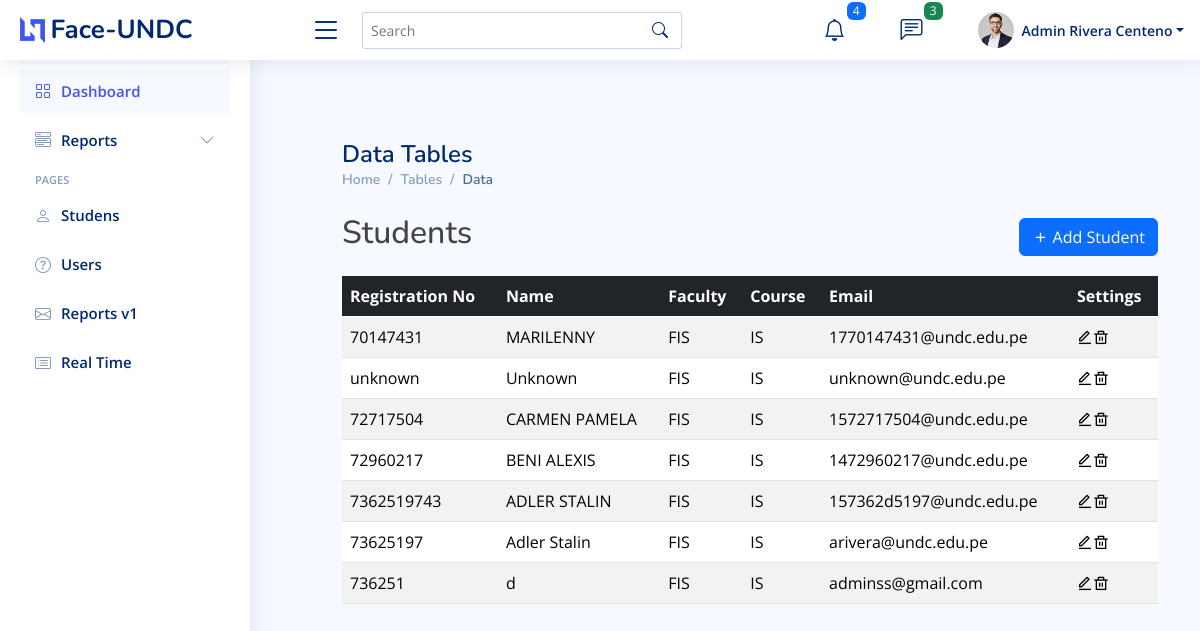
Screenshot of /Admin/createStudent.php (signed in) with the database file from the repository.
### tables this page shows
CREATE TABLE IF NOT EXISTS `tblstudents` (
  `Id` int NOT NULL AUTO_INCREMENT,
  `firstName` varchar(255) NOT NULL,
  `lastName` varchar(255) NOT NULL,
  `registrationNumber` varchar(255) NOT NULL,
  `email` varchar(50) NOT NULL,
  `faculty` varchar(10) NOT NULL,
  `courseCode` varchar(20) NOT NULL,
  `studentImage1` varchar(300) NOT NULL,
  `studentImage2` varchar(300) NOT NULL,
  `studentImage3` varchar(300) NOT NULL,
  `studentImage4` varchar(300) NOT NULL,
  `dateRegistered` varchar(50) NOT NULL,
  PRIMARY KEY (`Id`)
);

### Admin/createStudent.php (the view, shortened to what this page needs)
<?php
include '../Includes/dbcon.php';
?>
<!DOCTYPE html>
<html lang="en">
<head>
    <link href="https://cdn.jsdelivr.net/npm/bootstrap@5.0.2/dist/css/bootstrap.min.css" rel="stylesheet">
    <link href="https://cdnjs.cloudflare.com/ajax/libs/remixicon/4.2.0/remixicon.css" rel="stylesheet">
    <?php include "Includes/head.php";?>
</head>
<body>
    <?php include 'includes/topbar.php';?>
    <section class="main container-fluid">
        <?php include "Includes/sidebar.php"; ?>
        <div class="main-content">
            <main id="main" class="main">
                <div class="pagetitle">
                    <h1>Data Tables</h1>
                    <nav>
                        <ol class="breadcrumb">
                            <li class="breadcrumb-item"><a href="index.html">Home</a></li>
                            <li class="breadcrumb-item">Tables</li>
                            <li class="breadcrumb-item active">Data</li>
                        </ol>
                    </nav>
                </div>
                <div class=" my-4">
                    <div class="d-flex justify-content-between align-items-center mb-3" id="addStudent">
                        <h2 class="section-title">Students</h2>
                        <button class="btn btn-primary" data-bs-toggle="modal" data-bs-target="#addStudentModal"><i
                                class="ri-add-line"></i> Add Student</button>
                    </div>
                    <div class="table-responsive">
                        <table class="table table-striped table-hover">
                            <thead class="table-dark">
                                <tr>
                                    <th>Registration No</th>
                                    <th>Name</th>
                                    <th>Faculty</th>
                                    <th>Course</th>
                                    <th>Email</th>
                                    <th>Settings</th>
                                </tr>
                            </thead>
                            <tbody>
                                <?php
                                $sql = "SELECT * FROM tblstudents";
                                $result = $conn->query($sql);
                                if ($result->num_rows > 0) {
                                    while ($row = $result->fetch_assoc()) {
                                        echo "<tr>";
                                        echo "<td>" . $row["registrationNumber"] . "</td>";
                                        echo "<td>" . $row["firstName"] . "</td>";
                                        echo "<td>" . $row["faculty"] . "</td>";
                                        echo "<td>" . $row["courseCode"] . "</td>";
                                        echo "<td>" . $row["email"] . "</td>";
                                        echo "<td><span><i class='ri-edit-line edit'></i><i class='ri-delete-bin-line delete'></i></span></td>";
                                        echo "</tr>";
                                    }
                                } else {
                                    echo "<tr><td colspan='6'>No records found</td></tr>";
                                }
                            ?>
                            </tbody>
                        </table>
                    </div>
                </div>
            </main>
        </div>
    </section>
</body>
</html>

### Admin/Includes/topbar.php (shortened to what this page needs)
<?php
$fullName = "";
if (isset($_SESSION['userId'])) {
    $userId = $conn->real_escape_string($_SESSION['userId']);
    $query = "SELECT * FROM tbladmin WHERE Id = $userId";
    $rs = $conn->query($query);
    if ($rs) {
        $num = $rs->num_rows;
        if ($num > 0) {
            $row = $rs->fetch_assoc();
            $fullName = $row['firstName'] . " " . $row['lastName'];
                } else {
            echo "Admin not found";
        }
    } else {
        echo "Error: " . $conn->error;
    }
} else {
 header('location: ../index.php');
}
?>
  <header id="header" class="header fixed-top d-flex align-items-center">
    <div class="d-flex align-items-center justify-content-between">
      <a href="index.html" class="logo d-flex align-items-center">
        <img src="assets/img/logo.png" alt="">
        <span class="d-none d-lg-block">Face-UNDC</span>
      </a>
      <i class="bi bi-list toggle-sidebar-btn"></i>
    </div>
    <div class="search-bar">
      <form class="search-form d-flex align-items-center" method="POST" action="#">
        <input type="text" name="query" placeholder="Search" title="Enter search keyword">
        <button type="submit" title="Search"><i class="bi bi-search"></i></button>
      </form>
    </div>
    <nav class="header-nav ms-auto">
      <ul class="d-flex align-items-center">
        <li class="nav-item dropdown">
          <a class="nav-link nav-icon" href="#" data-bs-toggle="dropdown">
            <i class="bi bi-bell"></i>
            <span class="badge bg-primary badge-number">4</span>
          </a>
        </li>
        <li class="nav-item dropdown">
          <a class="nav-link nav-icon" href="#" data-bs-toggle="dropdown">
            <i class="bi bi-chat-left-text"></i>
            <span class="badge bg-success badge-number">3</span>
          </a>
        </li>
        <li class="nav-item dropdown pe-3">
          <a class="nav-link nav-profile d-flex align-items-center pe-0" href="#" data-bs-toggle="dropdown">
            <img src="assets/img/profile-img.jpg" alt="Profile" class="rounded-circle">
            <span class="d-none d-md-block dropdown-toggle ps-2"><?php echo $fullName; ?></span>
          </a>
        </li>
      </ul>
    </nav>
  </header>
<div class="">
    <nav class="navbar navbar-expand-sm navbar-light bg-light">
        <div class="container-fluid">
            <a href="#" class="navbar-brand">Face Recognition UNDC</a>
            <div id="navbarCollapse" class="collapse navbar-collapse">
                <ul class="nav navbar-nav ms-auto">
                    <li class="nav-item dropdown">
                        <a href="#" class="nav-link dropdown-toggle" data-bs-toggle="dropdown">@ <?php echo $fullName; ?></a>
                    </li>
                </ul>
            </div>
        </div>
    </nav>
</div>

### Admin/assets/css/style.css (style rules this page uses)
:root { scroll-behavior: smooth; }
body { font-family: "Open Sans", sans-serif; background: #f6f9ff; color: #444444; }
a { color: #4154f1; text-decoration: none; }
h1, h2, h3, h4, h5, h6 { font-family: "Nunito", sans-serif; }
#main { margin-top: 60px; padding: 20px 30px; transition: all 0.3s; }
.pagetitle { margin-bottom: 10px; }
.pagetitle h1 { font-size: 24px; margin-bottom: 0; font-weight: 600; color: #012970; }
.breadcrumb { font-size: 14px; font-family: "Nunito", sans-serif; color: #899bbd; font-weight: 600; }
.breadcrumb a { color: #899bbd; transition: 0.3s; }
.breadcrumb .breadcrumb-item::before { color: #899bbd; }
.breadcrumb .active { color: #51678f; font-weight: 600; }
.logo { line-height: 1; }
@media (min-width: 1200px) { .logo { width: 280px; } }
.logo img { max-height: 26px; margin-right: 6px; }
.logo span { font-size: 26px; font-weight: 700; color: #012970; font-family: "Nunito", sans-serif; }
.header { transition: all 0.5s; z-index: 997; height: 60px; box-shadow: 0px 2px 20px rgba(1, 41, 112, 0.1); background-color: #fff; padding-left: 20px; }
.header .toggle-sidebar-btn { font-size: 32px; padding-left: 10px; cursor: pointer; color: #012970; }
.header .search-bar { min-width: 360px; padding: 0 20px; }
.header .search-form { width: 100%; }
.header .search-form input { border: 0; font-size: 14px; color: #012970; border: 1px solid rgba(1, 41, 112, 0.2); padding: 7px 38px 7px 8px; border-radius: 3px; transition: 0.3s; width: 100%; }
.header .search-form button { border: 0; padding: 0; margin-left: -30px; background: none; }
.header .search-form button i { color: #012970; }
.header-nav ul { list-style: none; }
.header-nav>ul { margin: 0; padding: 0; }
.header-nav .nav-icon { font-size: 22px; color: #012970; margin-right: 25px; position: relative; }
.header-nav .nav-profile { color: #012970; }
.header-nav .nav-profile img { max-height: 36px; }
.header-nav .nav-profile span { font-size: 14px; font-weight: 600; }
.header-nav .badge-number { position: absolute; inset: -2px -5px auto auto; font-weight: normal; font-size: 12px; padding: 3px 6px; }
@media (min-width: 1200px) { #main, #footer { margin-left: 300px; } }

### Admin/Includes/sidebar.php (style rules this page uses)
.nav-link { color: #333; padding: 10px 15px; }

### rows the page displays
tblstudents: registrationNumber "70147431", firstName "MARILENNY", faculty "FIS", courseCode "IS", email "1770147431@undc.edu.pe"
tblstudents: registrationNumber "unknown", firstName "Unknown", faculty "FIS", courseCode "IS", email "unknown@undc.edu.pe"
tblstudents: registrationNumber "72717504", firstName "CARMEN PAMELA", faculty "FIS", courseCode "IS", email "1572717504@undc.edu.pe"
tblstudents: registrationNumber "72960217", firstName "BENI ALEXIS", faculty "FIS", courseCode "IS", email "1472960217@undc.edu.pe"
tblstudents: registrationNumber "7362519743", firstName "ADLER STALIN", faculty "FIS", courseCode "IS", email "157362d5197@undc.edu.pe"
tblstudents: registrationNumber "73625197", firstName "Adler Stalin", faculty "FIS", courseCode "IS", email "arivera@undc.edu.pe"
tblstudents: registrationNumber "736251", firstName "d", faculty "FIS", courseCode "IS", email "adminss@gmail.com"

### other values shown
$fullName "Admin Rivera Centeno"
